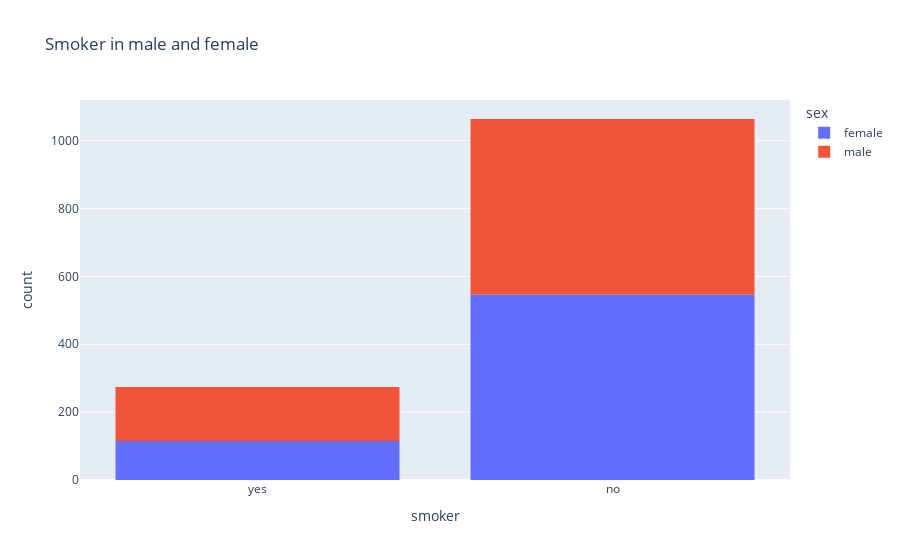

Notebook code cell kept with this figure:
### Code cell
fig = px.histogram(df,x='smoker',color='sex',title='Smoker in male and female')
fig.show()

### Figure 1 — Plotly figure (JSON) as saved in the notebook; plotly's stock layout.template omitted (floating-point values rounded to 4 significant figures; data arrays with more than 128 entries replaced by an {"elided": "..."} marker saying what was removed)
{"data": [{"alignmentgroup": "True", "bingroup": "x", "hovertemplate": "sex=female<br>smoker=%{x}<br>count=%{y}<extra></extra>", "legendgroup": "female", "marker": {"color": "#636efa", "pattern": {"shape": ""}}, "name": "female", "offsetgroup": "female", "orientation": "v", "showlegend": true, "type": "histogram", "x": {"elided": "662 str values"}, "xaxis": "x", "yaxis": "y"}, {"alignmentgroup": "True", "bingroup": "x", "hovertemplate": "sex=male<br>smoker=%{x}<br>count=%{y}<extra></extra>", "legendgroup": "male", "marker": {"color": "#EF553B", "pattern": {"shape": ""}}, "name": "male", "offsetgroup": "male", "orientation": "v", "showlegend": true, "type": "histogram", "x": {"elided": "676 str values"}, "xaxis": "x", "yaxis": "y"}], "layout": {"barmode": "relative", "legend": {"title": {"text": "sex"}, "tracegroupgap": 0}, "title": {"text": "Smoker in male and female"}, "xaxis": {"anchor": "y", "domain": [0, 1], "title": {"text": "smoker"}}, "yaxis": {"anchor": "x", "domain": [0, 1], "title": {"text": "count"}}}}
